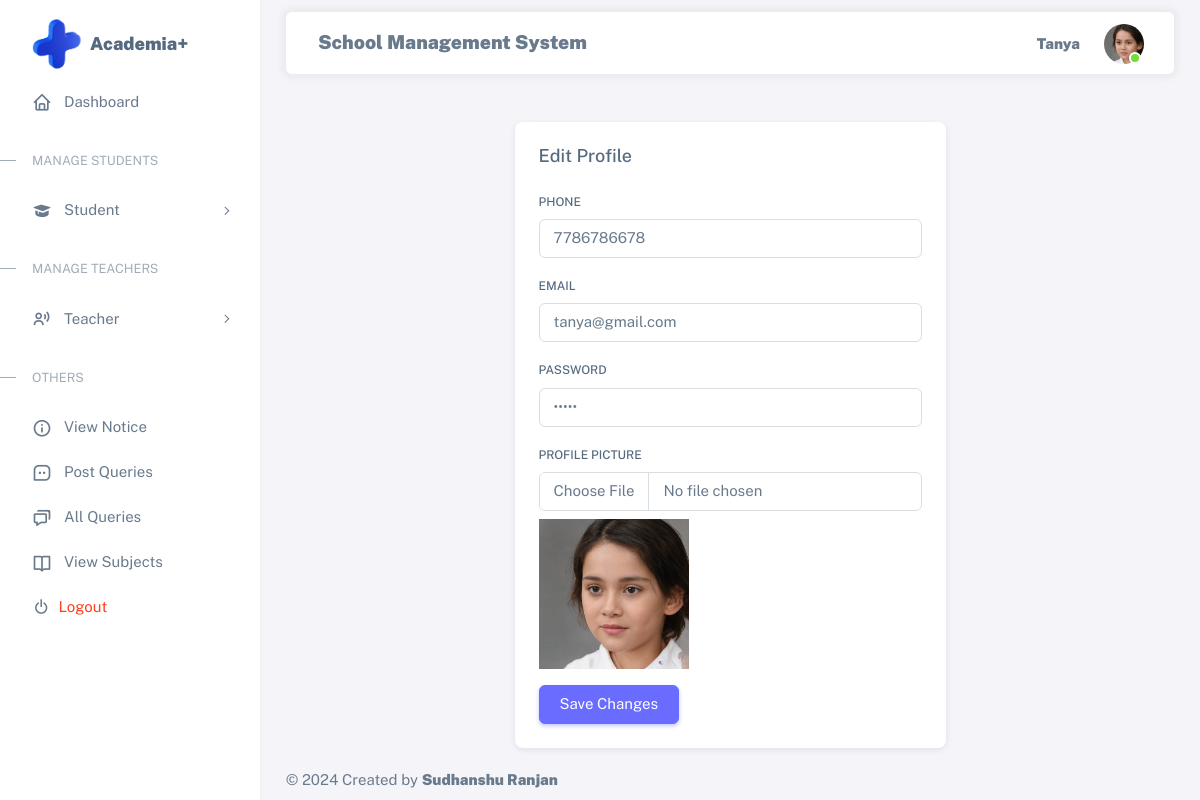
/edit_student_profile/ (signed in), run on the app's committed database.
### asms_app/models.py (models this page shows, shortened)
class Student(models.Model):
    student = models.BooleanField(default=True)
    utype = models.CharField(max_length=20,default='Student')
    username = models.CharField(max_length=100, primary_key=True)
    name = models.CharField(max_length=50)
    sfee = models.IntegerField()
    balance = models.IntegerField(default=0)
    sclass = models.CharField(max_length=50)
    fathers_name = models.CharField(max_length=50)
    DoB = models.DateField()
    fathers_phone = models.CharField(max_length=50)
    email = models.CharField(max_length=50)
    phone = models.CharField(max_length=14)
    password = models.CharField(max_length=32, default="Student")
    address = models.TextField()
    pic = models.FileField(max_length=100, upload_to='Student/')
    created = models.DateTimeField(auto_now=True)
    class Meta:
        ordering = ['-created']

### asms_app/views.py (the view)
# urls.py: path('edit_student_profile/', edit_student_profile, name='edit_student_profile'),
def edit_student_profile(request):
    try:
        student = Student.objects.get(username=request.session.get('session_key'))
    except:
        return redirect('home')
    if request.method == 'POST':
        form = EditStudentProfileForm(request.POST, request.FILES, instance=student)
        if form.is_valid():
            form.save()
            return redirect('dashboard')  # Redirect to a profile view after saving
    else:
        form = EditStudentProfileForm(instance=student)
    return render(request, 'edit_student_profile.html', {'user':student,'form': form})

### asms_app/forms.py (shortened to what this page needs)
class EditStudentProfileForm(forms.ModelForm):
    class Meta:
        model = Student
        fields = ['phone', 'email', 'password', 'pic']
        widgets = {
            'password': forms.PasswordInput(),
        }

### asms_app/templates/edit_student_profile.html (shortened to what this page needs)
{% extends 'base.html' %}
{% block content %}
<div class="container mt-5">
    <div class="row">
        <div class="col-md-6 offset-md-3">
            <div class="card">
                <h5 class="card-header">Edit Profile</h5>
                <div class="card-body">
                    <form method="post" enctype="multipart/form-data">
                        <div class="mb-3">
                            <label for="phone" class="form-label">Phone</label>
                            <input type="text" class="form-control" id="phone" name="phone" value="{{ form.phone.value }}">
                        </div>
                        <div class="mb-3">
                            <label for="email" class="form-label">Email</label>
                            <input type="email" class="form-control" id="email" name="email" value="{{ form.email.value }}">
                        </div>
                        <div class="mb-3">
                            <label for="password" class="form-label">Password</label>
                            <input type="password" class="form-control" id="password" name="password" value="{{ form.password.value }}">
                        </div>
                        <div class="mb-3">
                            <label for="pic" class="form-label">Profile Picture</label>
                            <input type="file" class="form-control" id="pic" name="pic">
                            {% if form.pic.value %}
                                <img src="{{ form.pic.value.url }}" alt="Profile Picture" class="img-thumbnail mt-2" width="150">
                            {% endif %}
                        </div>
                        <button type="submit" class="btn btn-primary">Save Changes</button>
                    </form>
                </div>
            </div>
        </div>
    </div>
</div>
{% endblock %}

### asms_app/templates/dashboard.html (shortened to what this page needs)
{%load static%}
<div class="layout-wrapper layout-content-navbar">
    <div class="layout-container">
<aside id="layout-menu" class="layout-menu menu-vertical menu bg-menu-theme">
    <div class="app-brand demo">
      <img src="{%static 'images/plus.png'%}" style="height: 50px; width: 50px;" alt="">
        <a href="/dashboard/" class="app-brand-link">
            <span class="app-brand-text menu-text fw-bolder ms-2 fs-5">Academia+</span>
        </a>
    </div>
    <ul class="menu-inner py-1">
        <li class="menu-item active">
            <a href="/dashboard/" class="menu-link">
                <i class="menu-icon tf-icons bx bx-home"></i>
                <div data-i18n="Analytics">Dashboard</div>
            </a>
        </li>
        <li class="menu-header small text-uppercase"><span class="menu-header-text">Manage Students</span></li>
        <li class="menu-item">
            <a href="javascript:void(0);" class="menu-link menu-toggle">
                <i class="menu-icon tf-icons bx bxs-graduation"></i>
                <div data-i18n="Layouts">Student</div>
            </a>
        </li>
        <li class="menu-header small text-uppercase"><span class="menu-header-text">Manage Teachers</span></li>
        <li class="menu-item">
            <a href="javascript:void(0);" class="menu-link menu-toggle">
                <i class="menu-icon tf-icons bx bx-user-voice"></i>
                <div data-i18n="Layouts">Teacher</div>
            </a>
        </li>
        <li class="menu-header small text-uppercase"><span class="menu-header-text">Others</span></li>
        {%if user.student%}
        <li class="menu-item">
          <a href="/view_notice/" class="menu-link">
              <i class="menu-icon tf-icons bx bx-info-circle"></i>
              <div data-i18n="Basic">View Notice</div>
          </a>
      </li>
      <li class="menu-item">
        <a href="/post_query/" class="menu-link">
          <i class="menu-icon tf-icons bx bx-message-square-dots"></i>
            <div data-i18n="Basic">Post Queries</div>
        </a>
    </li>
    <li class="menu-item">
      <a href="/all_queries/" class="menu-link">
          <i class="menu-icon tf-icons bx bx-chat"></i>
          <div data-i18n="Basic">All Queries</div>
      </a>
  </li>
        {%endif%}
        {%if user.admin%}
        <li class="menu-item">
          <a href="/addsubjects/" class="menu-link">
              <i class="menu-icon tf-icons bx bx-book"></i>
              <div data-i18n="Basic">Add Subjects</div>
          </a>
      </li>
        <li class="menu-item">
            <a href="/funds/" class="menu-link">
                <i class="menu-icon tf-icons bx bx-rupee"></i>
                <div data-i18n="Basic">Funds</div>
            </a>
        </li>
        {%else%}
        <li class="menu-item">
          <a href="/subjects/" class="menu-link">
              <i class="menu-icon tf-icons bx bx-book-open"></i>
              <div data-i18n="Basic">View Subjects</div>
          </a>
      </li>
        {%endif%}
        <li class="menu-item">
            <a href="/logout/" target="_blank" class="menu-link">
                <i class="bx bx-power-off me-2"></i>
                <div data-i18n="Documentation" class="text-danger">Logout</div>
            </a>
        </li>
    </ul>
</aside>
      <div class="layout-page">
        <nav
          class="layout-navbar container-xxl navbar navbar-expand-xl navbar-detached align-items-center bg-navbar-theme"
          id="layout-navbar"
        >
          <div class="navbar-nav-right d-flex align-items-center" id="navbar-collapse">
            <span class="menu-text fw-bolder ms-2" style="font-size: 1.6vw;">School Management System</span>
            <ul class="navbar-nav flex-row align-items-center ms-auto">
              <li class="nav-item lh-1 me-3">
                <p class="mt-3 fw-bolder">{{user.name}}</p>
              </li>
              <li class="nav-item navbar-dropdown dropdown-user dropdown">
                <a class="nav-link dropdown-toggle hide-arrow" href="javascript:void(0);" data-bs-toggle="dropdown">
                  <div class="avatar avatar-online">
                    <img src="{{user.pic.url}}" alt class="w-px-40 h-auto rounded-circle" />
                  </div>
                </a>
              </li>
            </ul>
          </div>
        </nav>
        <div class="content-wrapper">

### asms_app/static/assets/css/demo.css (style rules this page uses)
.menu .app-brand.demo { height: 64px; margin-top: 12px; }

### data on the page
Student: name "Tanya", pic (picture), phone "7786786678", email "tanya@gmail.com"
